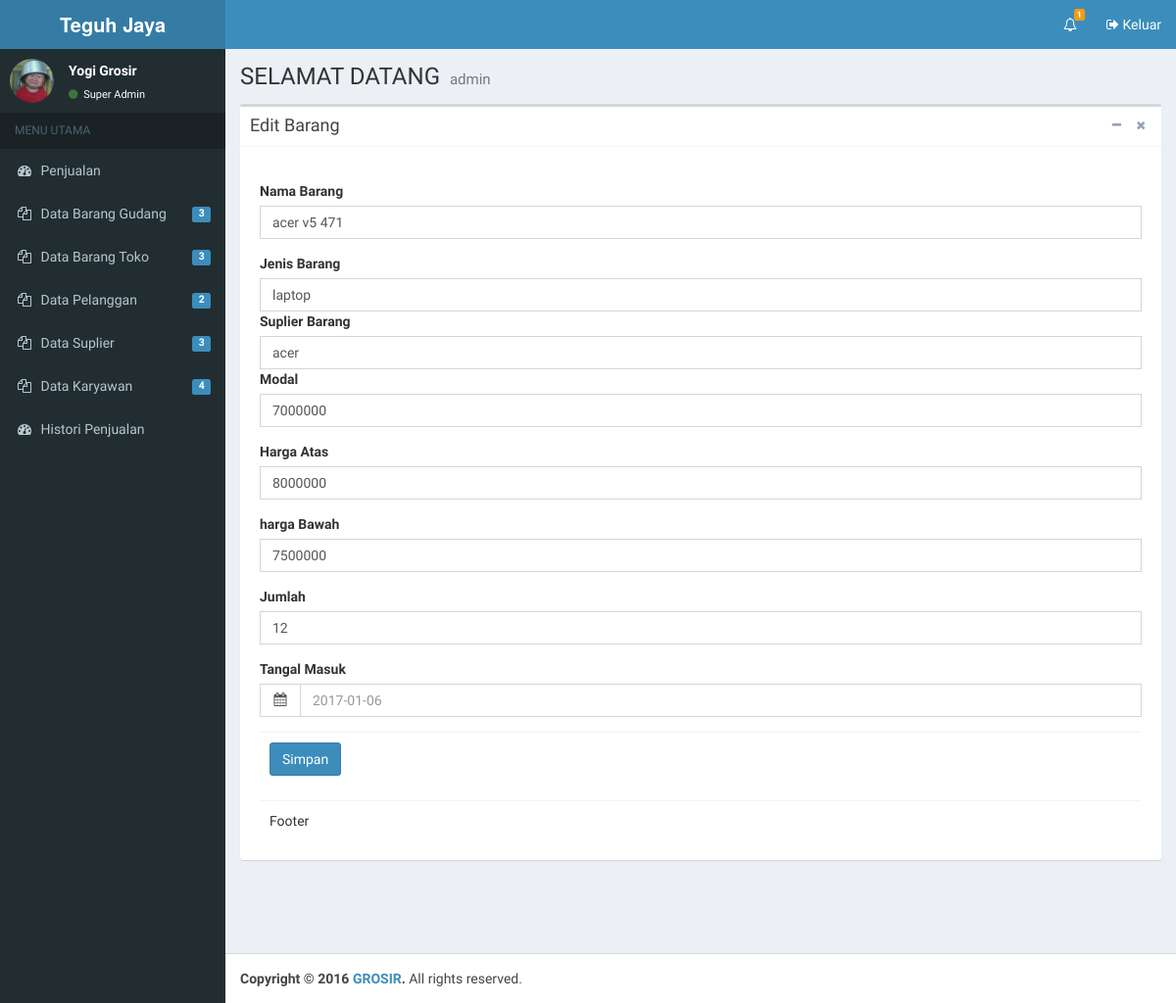
The page /edit_barang.php?id=95 (signed in) on the database as committed earlier.
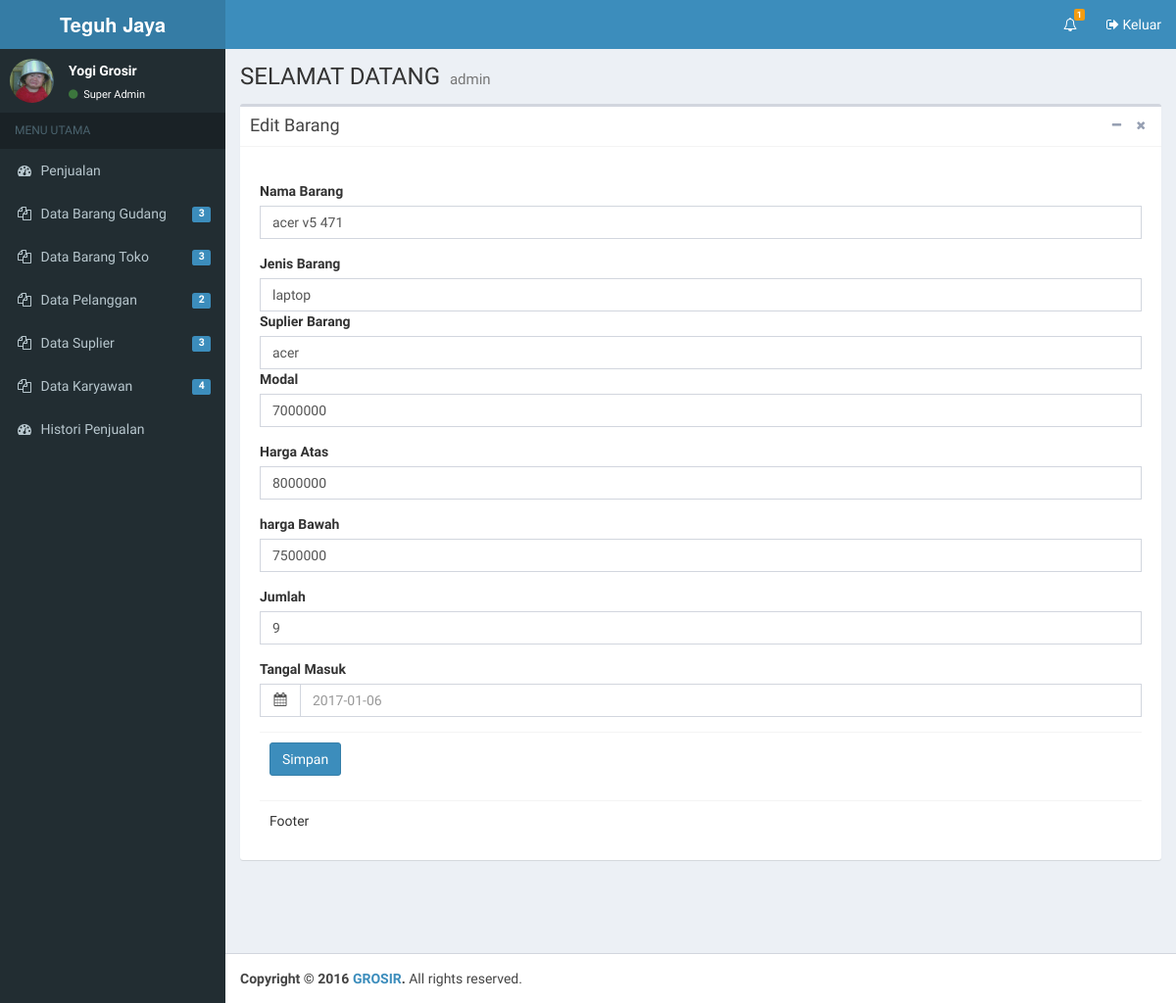
The same page on the database as committed later.
### tables this page shows
CREATE TABLE IF NOT EXISTS `barang` (
  `id_gudang` int(11) NOT NULL AUTO_INCREMENT,
  `nama` text NOT NULL,
  `jenis` text NOT NULL,
  `suplier` text NOT NULL,
  `modal` int(11) NOT NULL,
  `harga_atas` int(11) NOT NULL,
  `harga_bawah` int(11) NOT NULL,
  `jumlah` int(11) NOT NULL,
  `sisa` int(11) NOT NULL,
  `tangal_masuk` date NOT NULL,
  PRIMARY KEY (`id_gudang`)
);

### edit_barang.php (the view, shortened to what this page needs)
<?php include "header.php";?>
  <div class="content-wrapper">
    <section class="content-header">
      <h1>
        SELAMAT DATANG
        <small>admin</small>
      </h1>
    </section>
    <section class="content">
      <div class="box">
        <div class="box-header with-border">
          <h3 class="box-title">Edit Barang</h3>
          <div class="box-tools pull-right">
            <button type="button" class="btn btn-box-tool" data-widget="collapse" data-toggle="tooltip" title="Collapse">
              <i class="fa fa-minus"></i></button>
            <button type="button" class="btn btn-box-tool" data-widget="remove" data-toggle="tooltip" title="Remove">
              <i class="fa fa-times"></i></button>
          </div>
        </div>
        <div class="box-body">
		<?php
			$id_brg=$_GET['id'];
			$sql="SELECT * FROM barang where id_gudang='$id_brg'";
			$exe=mysqli_query($koneksi,$sql);
			while ($data=mysqli_fetch_array($exe)){
		?>
         <form role="form" action="" method="post" enctype="multipart/form-data">
              <div class="box-body">
                <div class="form-group">
                  <label>Nama Barang</label>
                  <input type="text" name="nama" class="form-control" id="exampleInputEmail1"  value="<?php echo $data['nama'];?>">
                </div>
				<div class="form-group">
                  <label for="exampleInputEmail1">Jenis Barang</label>
                  <input type="text" name="jenis" class="form-control" id="exampleInputEmail1"value="<?php echo $data['jenis'];?>"
                </div>
				<div class="form-group">
                  <label for="exampleInputEmail1">Suplier Barang</label>
                  <input type="text" name="suplier" class="form-control" id="exampleInputEmail1" value="<?php echo $data['suplier'];?>"
                </div>
				<div class="form-group">
                  <label for="exampleInputEmail1">Modal</label>
                  <input type="text" name="modal" class="form-control" id="exampleInputEmail1"value="<?php echo $data['modal'];?>">
                </div>
				<div class="form-group">
                  <label for="exampleInputEmail1">Harga Atas</label>
                  <input type="text" name="harga_atas"class="form-control" id="exampleInputEmail1" value="<?php echo $data['harga_atas'];?>">
                </div>
				<div class="form-group">
                  <label for="exampleInputEmail1">harga Bawah</label>
                  <input type="text" name="harga_bawah" class="form-control" id="exampleInputEmail1" value="<?php echo $data['harga_bawah'];?>">
                </div>
				<div class="form-group">
                  <label>Jumlah</label>
                  <input type="text" name="jumlah" class="form-control" id="exampleInputEmail1" value="<?php echo $data['jumlah'];?>">
                </div>
                <div class="form-group">
        <label for="exampleInputDate">Tangal Masuk</label>
                   <div class="input-group date">
                  <div class="input-group-addon">
                    <i class="fa fa-calendar"></i>
                  </div>
                  <input type="text" class="form-control pull-right" id="datepicker" name="tanggal" placeholder="<?php echo $data['tangal_masuk']?>">
                </div>
                </div>
              </div>
              <div class="box-footer">
                <input type="submit" name="ubah" class="btn btn-primary" value="Simpan">
              </div>
            </form>
			<?php } ?>
        </div>
        <div class="box-footer">
          Footer
        </div>
      </div>
    </section>
  </div>
<?php include "footer.php";?>

Rows that differ between the two databases and show on the page:
changed barang "acer v5 471": jumlah "12" → "9"
